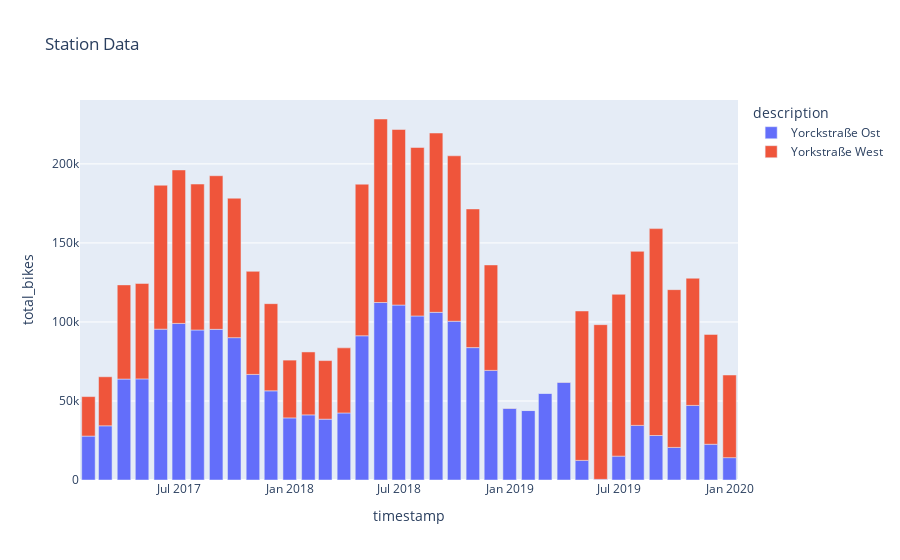

Notebook cell for this chart:
### Code cell
fig = px.bar(barchart_df[barchart_df.station_short == "18"], x="timestamp", y="total_bikes", color="description", title="Station Data")
fig.show()

### Figure 1 — Plotly figure (JSON) as saved in the notebook; plotly's stock layout.template omitted (floating-point values rounded to 4 significant figures)
{"data": [{"alignmentgroup": "True", "hovertemplate": "description=Yorckstraße Ost<br>timestamp=%{x}<br>total_bikes=%{y}<extra></extra>", "legendgroup": "Yorckstraße Ost", "marker": {"color": "#636efa"}, "name": "Yorckstraße Ost", "offsetgroup": "Yorckstraße Ost", "orientation": "v", "showlegend": true, "textposition": "auto", "type": "bar", "x": ["2017-01-31T00:00:00", "2017-02-28T00:00:00", "2017-03-31T00:00:00", "2017-04-30T00:00:00", "2017-05-31T00:00:00", "2017-06-30T00:00:00", "2017-07-31T00:00:00", "2017-08-31T00:00:00", "2017-09-30T00:00:00", "2017-10-31T00:00:00", "2017-11-30T00:00:00", "2017-12-31T00:00:00", "2018-01-31T00:00:00", "2018-02-28T00:00:00", "2018-03-31T00:00:00", "2018-04-30T00:00:00", "2018-05-31T00:00:00", "2018-06-30T00:00:00", "2018-07-31T00:00:00", "2018-08-31T00:00:00", "2018-09-30T00:00:00", "2018-10-31T00:00:00", "2018-11-30T00:00:00", "2018-12-31T00:00:00", "2019-01-31T00:00:00", "2019-02-28T00:00:00", "2019-03-31T00:00:00", "2019-04-30T00:00:00", "2019-05-31T00:00:00", "2019-06-30T00:00:00", "2019-07-31T00:00:00", "2019-08-31T00:00:00", "2019-09-30T00:00:00", "2019-10-31T00:00:00", "2019-11-30T00:00:00", "2019-12-31T00:00:00"], "xaxis": "x", "y": [27786, 34283, 63857, 63967, 95439, 99068, 94904, 95320, 90062, 66800, 56413, 39287, 41199, 38484, 42416, 91248, 112298, 110681, 103770, 106073, 100438, 83757, 69349, 45339, 43946, 54856, 61820, 12403, 403, 15100, 34552, 28156, 20611, 47188, 22609, 14147], "yaxis": "y"}, {"alignmentgroup": "True", "hovertemplate": "description=Yorkstraße West<br>timestamp=%{x}<br>total_bikes=%{y}<extra></extra>", "legendgroup": "Yorkstraße West", "marker": {"color": "#EF553B"}, "name": "Yorkstraße West", "offsetgroup": "Yorkstraße West", "orientation": "v", "showlegend": true, "textposition": "auto", "type": "bar", "x": ["2017-01-31T00:00:00", "2017-02-28T00:00:00", "2017-03-31T00:00:00", "2017-04-30T00:00:00", "2017-05-31T00:00:00", "2017-06-30T00:00:00", "2017-07-31T00:00:00", "2017-08-31T00:00:00", "2017-09-30T00:00:00", "2017-10-31T00:00:00", "2017-11-30T00:00:00", "2017-12-31T00:00:00", "2018-01-31T00:00:00", "2018-02-28T00:00:00", "2018-03-31T00:00:00", "2018-04-30T00:00:00", "2018-05-31T00:00:00", "2018-06-30T00:00:00", "2018-07-31T00:00:00", "2018-08-31T00:00:00", "2018-09-30T00:00:00", "2018-10-31T00:00:00", "2018-11-30T00:00:00", "2018-12-31T00:00:00", "2019-01-31T00:00:00", "2019-02-28T00:00:00", "2019-03-31T00:00:00", "2019-04-30T00:00:00", "2019-05-31T00:00:00", "2019-06-30T00:00:00", "2019-07-31T00:00:00", "2019-08-31T00:00:00", "2019-09-30T00:00:00", "2019-10-31T00:00:00", "2019-11-30T00:00:00", "2019-12-31T00:00:00"], "xaxis": "x", "y": [24984, 31030, 59588, 60379, 91061, 97097, 92338, 97190, 88220, 65221, 55147, 36567, 39815, 37067, 41178, 95906, 116096, 111082, 106598, 113450, 104675, 87744, 66719, 131, 43, 14, 105, 94528, 97878, 102379, 110109, 130891, 99819, 80463, 69499, 52283], "yaxis": "y"}], "layout": {"barmode": "relative", "legend": {"title": {"text": "description"}, "tracegroupgap": 0}, "title": {"text": "Station Data"}, "xaxis": {"anchor": "y", "domain": [0, 1], "title": {"text": "timestamp"}}, "yaxis": {"anchor": "x", "domain": [0, 1], "title": {"text": "total_bikes"}}}}
